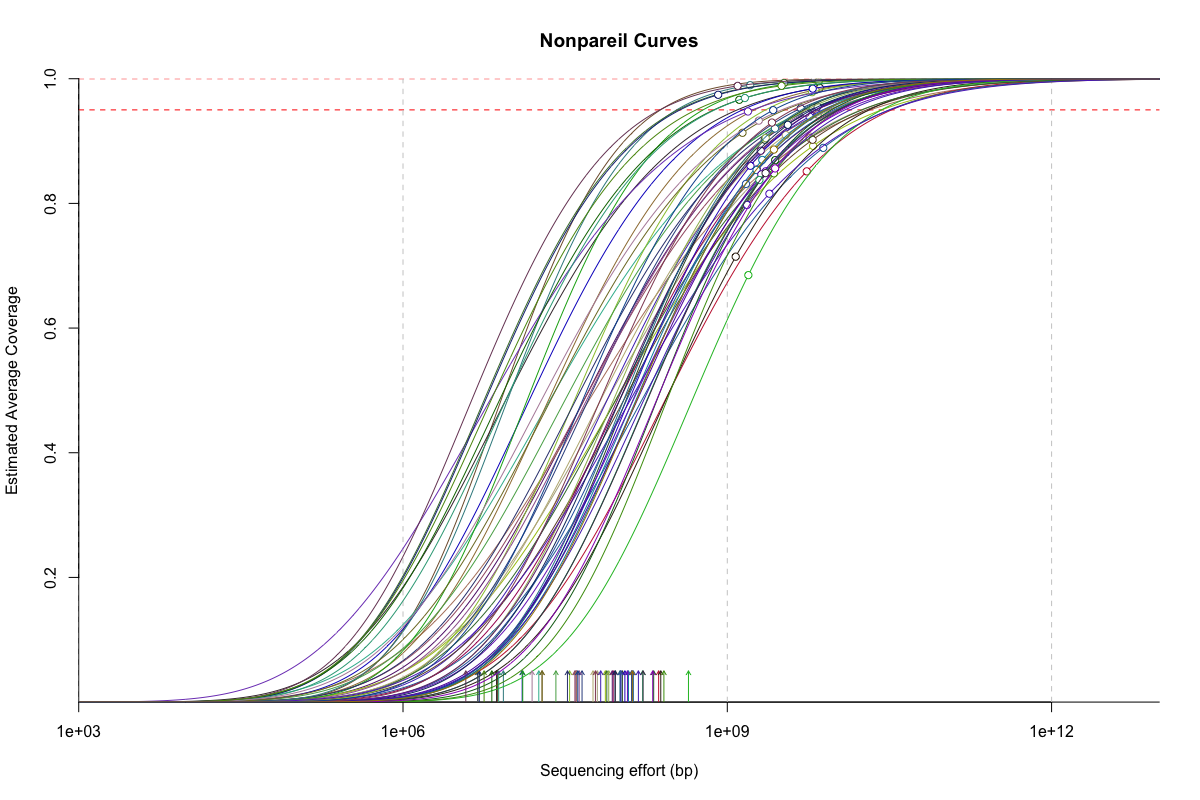

The script that drew this image:
rm(list=ls())

library(tidyverse)
library(broom) 
library(Nonpareil)
setwd("~/Documents/DTU/thesis/thesis_code/nonpareil/")


##plotting the nonpareil curves:
samples <- read.table('nonpareil_table_standard.csv', sep=',', header=TRUE, as.is=TRUE);
# samples <- read.table('nonpareil_table_60.csv', sep=',', header=TRUE, as.is=TRUE);

attach(samples)
nps <- Nonpareil.set(file, col=col, labels=name, plot.opts=list(plot.observed=FALSE), plot=F)

pplot.Nonpareil.Set(x = nps, col = col, labels = name, legend.opts = F, 
                   plot.observed = FALSE) 
# Nonpareil.legend(nps, x="bottomleft", cex=0.45)
detach(samples)

#generating nonpareil_indices - for violin plot on coverege 
nonpareil_indencies <- print(nps)
nonpareil_indencies <- data.frame(nonpareil_indencies)

ggplot(nonpareil_indencies,aes(x=factor(0),C)) + 
  geom_violin(fill = "white") + 
  geom_boxplot() + 
  theme(axis.title.x=element_blank(), 
        axis.text.x=element_blank(), 
        axis.ticks.x=element_blank())
ggsave("coverage_violin.png")
